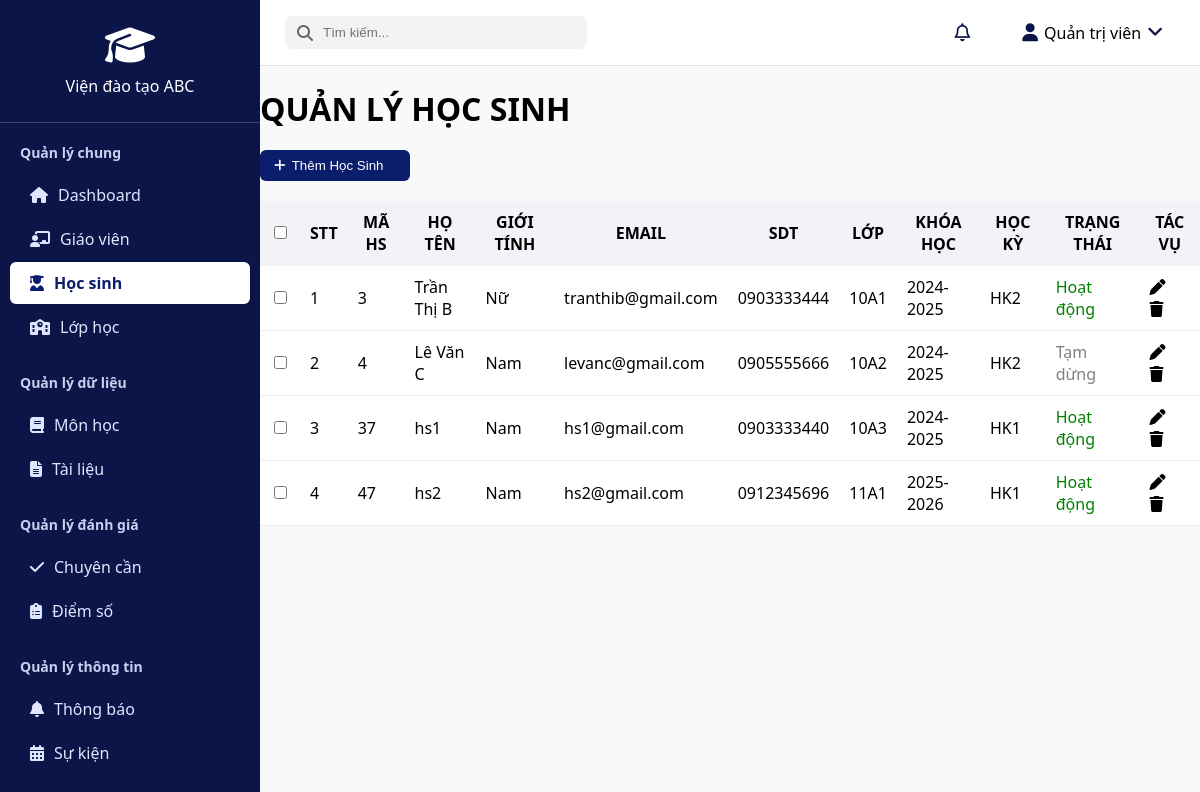
The app's page /pages/qlhocsinh.php (signed in) with its own data.
### tables this page shows
CREATE TABLE `hocsinh` (
  `maHS` int(11) NOT NULL,
  `lopHocPhuTrach` varchar(50) DEFAULT NULL,
  `anhDaiDien` varchar(255) NOT NULL DEFAULT 'Chưa cập nhật',
  `namHoc` varchar(50) NOT NULL DEFAULT 'Chưa cập nhật',
  `hocKy` varchar(20) NOT NULL DEFAULT 'Chưa cập nhật',
  `trangThai` varchar(50) NOT NULL
);

CREATE TABLE `user` (
  `userID` int(11) NOT NULL,
  `hoVaTen` varchar(100) DEFAULT NULL,
  `matKhau` varchar(255) DEFAULT NULL,
  `sdt` varchar(20) DEFAULT NULL,
  `ngaySinh` date DEFAULT NULL,
  `gioiTinh` varchar(10) NOT NULL,
  `email` varchar(100) DEFAULT NULL,
  `vaiTro` enum('Admin','GiaoVien','HocSinh') DEFAULT NULL
);

### pages/qlhocsinh.php (the view, shortened to what this page needs)
<?php
include_once(__DIR__ . '/../csdl/db.php');
$sql = "
    SELECT
        h.maHS, u.hoVaTen, u.gioiTinh, u.email, u.sdt,
        h.lopHocPhuTrach, h.namHoc, h.hocKy, h.trangThai
    FROM hocsinh h
    JOIN user u ON h.maHS = u.userID
    WHERE u.vaiTro = 'HocSinh'
";
$result = $conn->query($sql);
?>
<!DOCTYPE html>
<html lang="vi">
<head>
    <link rel="stylesheet" href="https://cdnjs.cloudflare.com/ajax/libs/font-awesome/6.5.0/css/all.min.css">
    <link rel="stylesheet" href="../sidebar.css">
    <link rel="stylesheet" href="../content.css">
</head>
<body>
    <aside class="sidebar">
        <div class="sidebar-header">
            <i class="fa-solid fa-graduation-cap logo"></i>
            <h2>Viện đào tạo ABC</h2>
        </div>
        <nav class="menu">
            <div class="menu-section">
                <div class="menu-title">Quản lý chung</div>
                <ul>
                    <li onclick="window.location.href='../index.php'"><i class="fa-solid fa-house"></i> Dashboard</li>
                    <li onclick="window.location.href='../pages/qlgiaovien.php'"><i class="fa-solid fa-chalkboard-user"></i> Giáo viên</li>
                    <li class="active" onclick="window.location.href='../pages/qlhocsinh.php'"><i class="fa-solid fa-user-graduate"></i> Học sinh</li>
                    <li onclick="window.location.href='../pages/qllophoc.php'"><i class="fa-solid fa-school"></i> Lớp học</li>
                </ul>
            </div>
            <div class="menu-section">
                <div class="menu-title">Quản lý dữ liệu</div>
                <ul>
                    <li onclick="window.location.href='../pages/qlmonhoc.php'"><i class="fa-solid fa-book"></i> Môn học</li>
                    <li onclick="window.location.href='../pages/qltailieu.php'"><i class="fa-solid fa-file-lines"></i> Tài liệu</li>
                </ul>
            </div>
            <div class="menu-section">
                <div class="menu-title">Quản lý đánh giá</div>
                <ul>
                    <li onclick="window.location.href='../pages/qlchuyencan.php'"><i class="fa-solid fa-check"></i> Chuyên cần</li>
                    <li onclick="window.location.href='../pages/qldiemso.php'"><i class="fa-solid fa-clipboard-list"></i> Điểm số</li>
                </ul>
            </div>
            <div class="menu-section">
                <div class="menu-title">Quản lý thông tin</div>
                <ul>
                    <li><i class="fa-solid fa-bell"></i> Thông báo</li>
                    <li><i class="fa-solid fa-calendar-days"></i> Sự kiện</li>
                </ul>
            </div>
        </nav>
    </aside>
    <div class="main-content">
        <header class="header">
            <div class="left">
                <div class="search-box">
                    <i class="fa-solid fa-magnifying-glass"></i>
                    <input type="text" placeholder="Tìm kiếm...">
                </div>
            </div>
            <div class="right">
                <div class="notification-area">
                    <i class="fa-regular fa-bell" id="bellIcon"></i>
                </div>
                <div class="user-info" onclick="toggleUserMenu()">
                    <i class="fa-solid fa-user"></i>
                    <span>Quản trị viên</span>
                    <i class="fa-solid fa-angle-down"></i>
                </div>
            </div>
        </header>
        <h1>QUẢN LÝ HỌC SINH</h1>
        <button class="add-btn" onclick="showAddPopup()"><i class="fa-solid fa-plus"></i> Thêm Học Sinh</button>
        <table>
            <thead>
                <tr>
                    <th><input type="checkbox"></th>
                    <th>STT</th>
                    <th>MÃ HS</th>
                    <th>HỌ TÊN</th>
                    <th>GIỚI TÍNH</th>
                    <th>EMAIL</th>
                    <th>SDT</th>
                    <th>LỚP</th>
                    <th>KHÓA HỌC</th>
                    <th>HỌC KỲ</th>
                    <th>TRẠNG THÁI</th>
                    <th>TÁC VỤ</th>
                </tr>
            </thead>
            <tbody>
                <?php if ($result->num_rows > 0): $stt = 1;
                    while ($row = $result->fetch_assoc()): ?>
                        <tr data-id="<?= $row['maHS'] ?>">
                            <td><input type="checkbox"></td>
                            <td><?= $stt++ ?></td>
                            <td><?= $row['maHS'] ?></td>
                            <td><?= htmlspecialchars($row['hoVaTen']) ?></td>
                            <td><?= htmlspecialchars($row['gioiTinh']) ?></td>
                            <td><?= htmlspecialchars($row['email']) ?></td>
                            <td><?= htmlspecialchars($row['sdt']) ?></td>
                            <td><?= htmlspecialchars($row['lopHocPhuTrach']) ?></td>
                            <td><?= htmlspecialchars($row['namHoc']) ?></td>
                            <td><?= htmlspecialchars($row['hocKy']) ?></td>
                            <td>
                                <span class="status <?= $row['trangThai'] === 'active' ? 'active' : 'inactive' ?>">
                                    <?= $row['trangThai'] === 'active' ? 'Hoạt động' : 'Tạm dừng' ?>
                                </span>
                            </td>
                            <td class="actions">
                                <i class="fa-solid fa-pen edit-btn"></i>
                                <i class="fa-solid fa-trash delete-btn"></i>
                            </td>
                        </tr>
                    <?php endwhile;
                else: ?>
                    <tr>
                        <td colspan="12" style="text-align:center;">Không có dữ liệu</td>
                    </tr>
                <?php endif; ?>
            </tbody>
        </table>
    </div>
</body>
</html>

### sidebar.css (style rules this page uses)
body { margin: 0; font-family: "Segoe UI", sans-serif; background-color: #f4f6f8; }
.sidebar { width: 260px; background-color: #0b1e6b; color: #fff; display: flex; flex-direction: column; }
.sidebar-header { text-align: center; padding: 25px 10px; border-bottom: 1px solid rgba(255,255,255,0.2); }
.sidebar-header .logo { font-size: 40px; margin-bottom: 10px; }
.sidebar-header h2 { font-size: 16px; margin: 0; font-weight: 500; }
.menu { flex: 1; overflow-y: auto; padding: 10px 0; }
.menu-section { margin-bottom: 15px; }
.menu-title { font-weight: bold; font-size: 14px; padding: 10px 20px; color: #c8d0f0; }
.menu ul { list-style: none; margin: 0; padding: 0; }
.menu li { padding: 10px 20px; display: flex; align-items: center; gap: 10px; cursor: pointer; color: #e0e5ff; transition: background 0.2s ease, color 0.2s ease; border-radius: 6px; margin: 2px 10px; }
.menu li.active { background-color: #fff; color: #0b1e6b; font-weight: 600; }

### content.css (style rules this page uses)
body { margin: 0; font-family: "Segoe UI", sans-serif; background: white; display: flex; height: 100vh; }
.sidebar { width: 260px; height: 100vh; background: #0b1548; color: white; flex-shrink: 0; position: fixed; top: 0; left: 0; overflow-y: auto; }
.main-content { margin-left: 260px; width: calc(100% - 260px); display: flex; flex-direction: column; height: 100vh; }
.header { height: 65px; background: #fff; display: flex; align-items: center; justify-content: space-between; padding: 0 25px; border-bottom: 1px solid #e2e2e2; position: sticky; top: 0; z-index: 0; }
.search-box { display: flex; align-items: center; background: #f3f3f3; border-radius: 8px; padding: 8px 12px; }
.search-box i { color: #666; margin-right: 8px; }
.search-box input { border: none; outline: none; background: transparent; width: 250px; }
.header .right { display: flex; align-items: center; gap: 20px; }
.header .right i { font-size: 18px; color: #0b1548; cursor: pointer; }
.user-info { display: flex; align-items: center; gap: 6px; cursor: pointer; position: relative; font-weight: 500; padding: 8px 12px; border-radius: 8px; transition: background 0.2s ease; }
.notification-area { position: relative; margin-right: 20px; cursor: pointer; }
.notification-area i { font-size: 20px; position: relative; }

### pages/qlhocsinh.php (style rules this page uses)
body { font-family: "Segoe UI", sans-serif; background: #f8f9fb; margin: 0; }
h1 { margin-bottom: 20px; }
.add-btn { background: #0b1e6b; color: white; border: none; padding: 8px 14px; border-radius: 6px; cursor: pointer; display: flex; align-items: center; gap: 6px; width: 150px; }
table { width: 100%; border-collapse: collapse; background: white; margin-top: 20px; }
th, td { padding: 10px; border-bottom: 1px solid #eee; }
th { background: #f1f3f9; }
.status.active { color: green; font-weight: 500; }
.status.inactive { color: gray; }
.actions i { cursor: pointer; margin-right: 10px; }

### records on screen
hocsinh: maHS "3", maHS.hoVaTen "Trần Thị B", maHS.gioiTinh "Nữ", maHS.email "tranthib@gmail.com", maHS.sdt "0903333444", lopHocPhuTrach "10A1", namHoc "2024-2025", hocKy "HK2", trangThai "Hoạt động"
hocsinh: maHS "4", maHS.hoVaTen "Lê Văn C", maHS.gioiTinh "Nam", maHS.email "levanc@gmail.com", maHS.sdt "0905555666", lopHocPhuTrach "10A2", namHoc "2024-2025", hocKy "HK2", trangThai "Tạm dừng"
hocsinh: maHS "37", maHS.hoVaTen "hs1", maHS.gioiTinh "Nam", maHS.email "hs1@gmail.com", maHS.sdt "0903333440", lopHocPhuTrach "10A3", namHoc "2024-2025", hocKy "HK1", trangThai "Hoạt động"
hocsinh: maHS "47", maHS.hoVaTen "hs2", maHS.gioiTinh "Nam", maHS.email "hs2@gmail.com", maHS.sdt "0912345696", lopHocPhuTrach "11A1", namHoc "2025-2026", hocKy "HK1", trangThai "Hoạt động"
